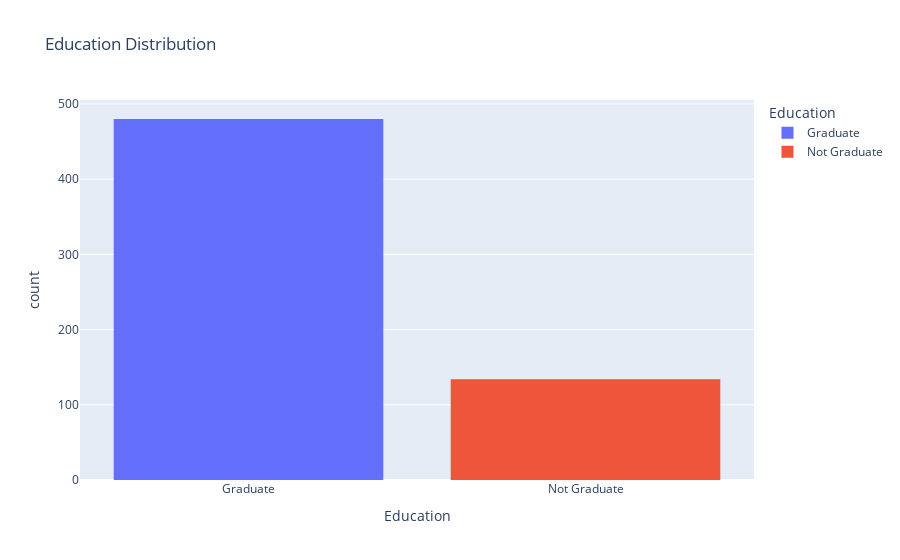

The notebook cell this image was saved under:
### Markdown cell above
### Distribution of the `Education`

### Code cell
fig_Education_status = px.histogram(data_frame = data,
                               x = 'Education',
                               color = 'Education',
                               title = 'Education Distribution')
fig_Education_status.show()

### Figure 1 — Plotly figure (JSON) as saved in the notebook; plotly's stock layout.template omitted (floating-point values rounded to 4 significant figures; data arrays with more than 128 entries replaced by an {"elided": "..."} marker saying what was removed)
{"data": [{"alignmentgroup": "True", "bingroup": "x", "hovertemplate": "Education=%{x}<br>count=%{y}<extra></extra>", "legendgroup": "Graduate", "marker": {"color": "#636efa", "pattern": {"shape": ""}}, "name": "Graduate", "offsetgroup": "Graduate", "orientation": "v", "showlegend": true, "type": "histogram", "x": {"elided": "480 str values"}, "xaxis": "x", "yaxis": "y"}, {"alignmentgroup": "True", "bingroup": "x", "hovertemplate": "Education=%{x}<br>count=%{y}<extra></extra>", "legendgroup": "Not Graduate", "marker": {"color": "#EF553B", "pattern": {"shape": ""}}, "name": "Not Graduate", "offsetgroup": "Not Graduate", "orientation": "v", "showlegend": true, "type": "histogram", "x": {"elided": "134 str values"}, "xaxis": "x", "yaxis": "y"}], "layout": {"barmode": "relative", "legend": {"title": {"text": "Education"}, "tracegroupgap": 0}, "title": {"text": "Education Distribution"}, "xaxis": {"anchor": "y", "categoryarray": ["Graduate", "Not Graduate"], "categoryorder": "array", "domain": [0, 1], "title": {"text": "Education"}}, "yaxis": {"anchor": "x", "domain": [0, 1], "title": {"text": "count"}}}}
